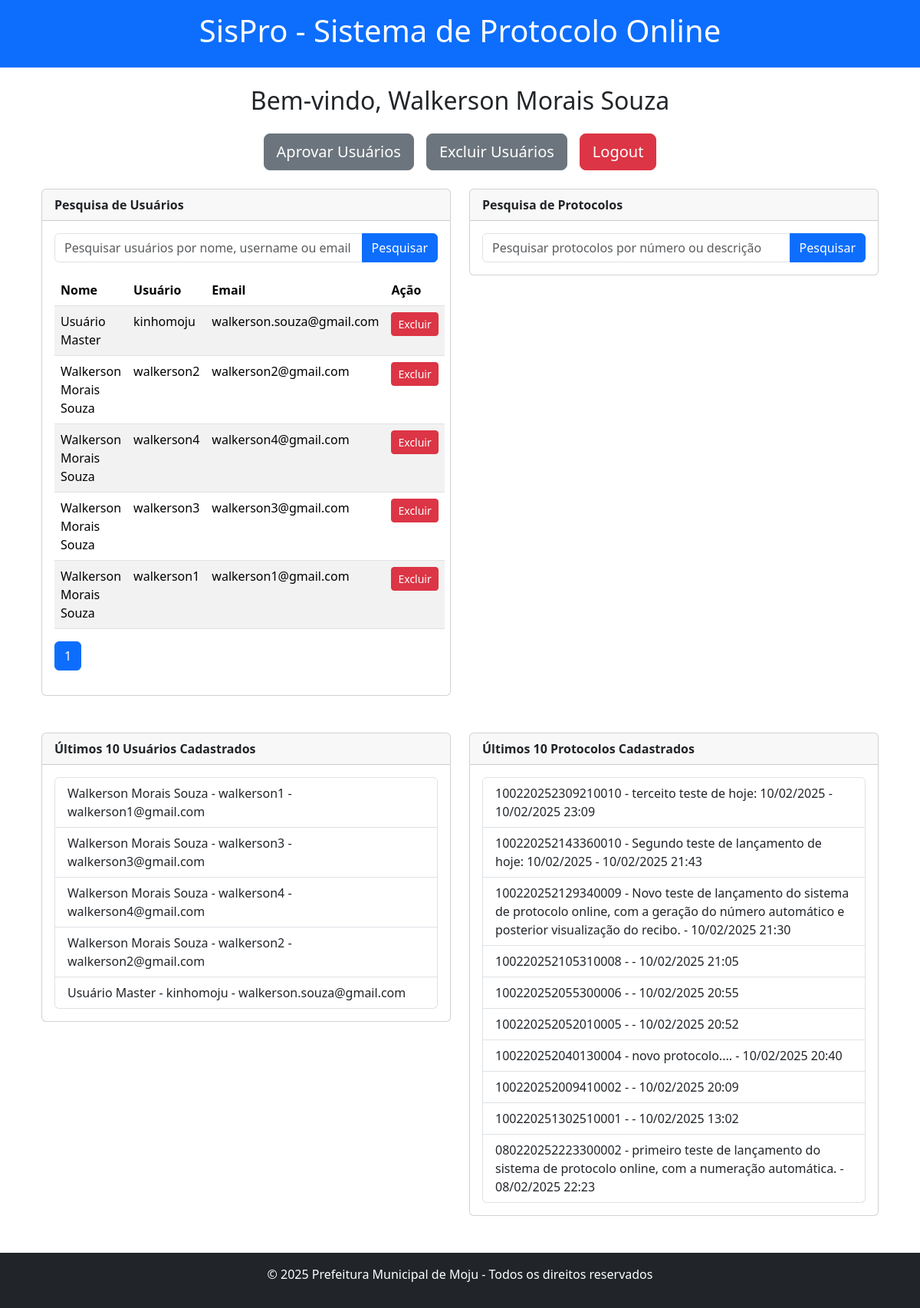
The page /usuarios/pesquisa_usuarios/ (signed in) on the database as committed earlier.
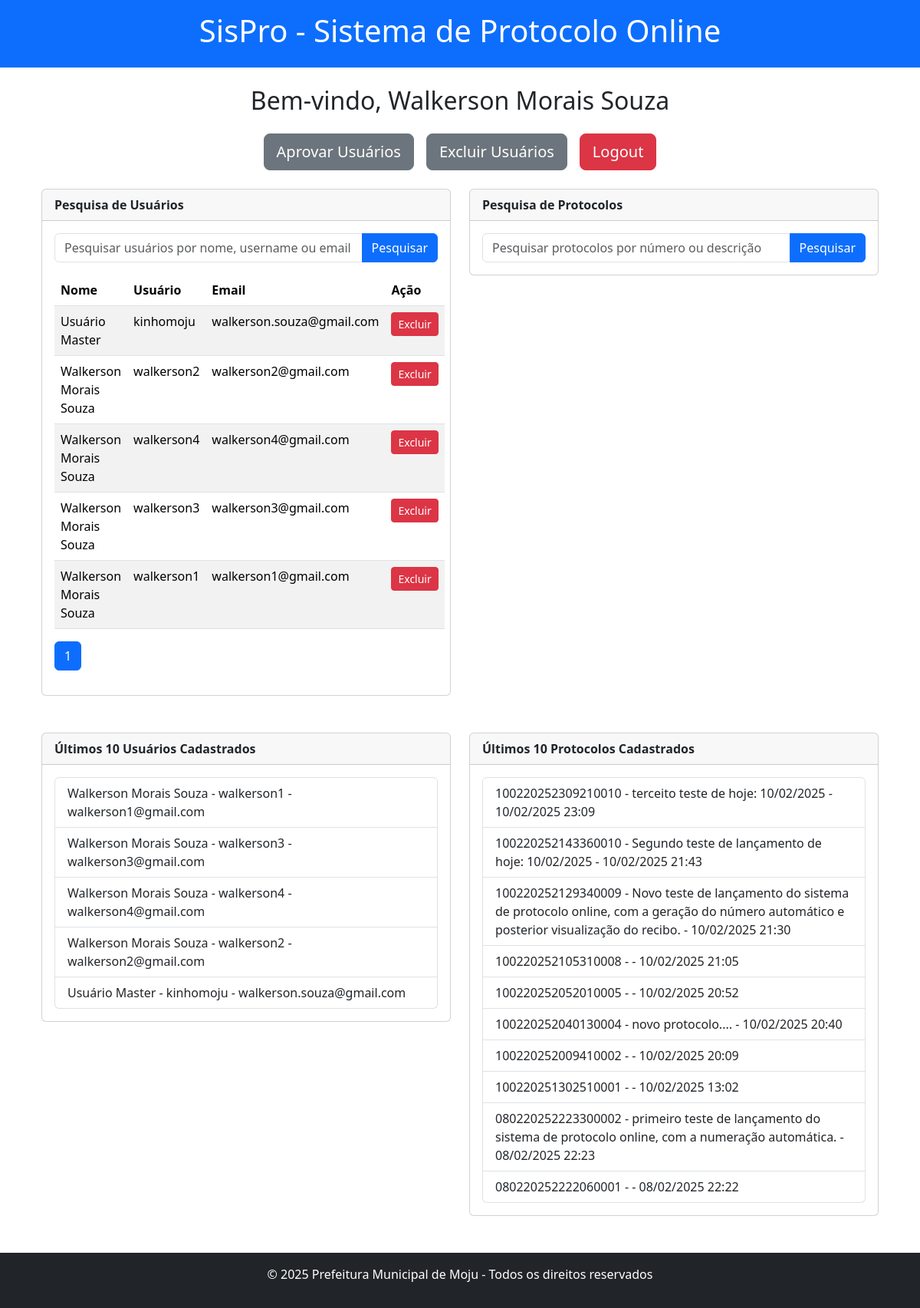
The same page on the database as committed later.
### usuarios/models.py (models this page shows, shortened)
class Usuario(AbstractUser):
    nome = models.CharField(max_length=100)  # Campo obrigatório
    tipo = models.CharField(
        max_length=2,
        choices=[('PJ', 'Pessoa Jurídica'), ('PF', 'Pessoa Física')],
        null=True,
        blank=True
    )
    is_master = models.BooleanField(default=False, verbose_name="É Master?")
    is_approved = models.BooleanField(default=False, verbose_name="Aprovado?")

### protocolos/models.py (models this page shows, shortened)
class Protocolo(models.Model):
    numero = models.CharField(max_length=30, unique=True, editable=False)
    descricao = models.TextField(blank=True)
    STATUS_CHOICES = [
        ('pago', 'Pago'),
        ('analise', 'Em Análise'),
        ('rejeitado', 'Rejeitado'),
        ('pendente', 'Pendente'),
    ]
    status = models.CharField(max_length=20, choices=STATUS_CHOICES, default='pendente')
    data_criacao = models.DateTimeField(auto_now_add=True)
    usuario = models.ForeignKey(
        settings.AUTH_USER_MODEL,
        on_delete=models.CASCADE,
        related_name='protocolos'
    )

### usuarios/views.py (the view)
# urls.py: path('pesquisa_usuarios/', views.pesquisa_usuarios, name='pesquisa_usuarios'),
@login_required
def pesquisa_usuarios(request):
    query = request.GET.get('q')
    if query:
        usuarios = Usuario.objects.filter(nome__icontains=query)  # Ajuste o filtro conforme necessário
    else:
        usuarios = Usuario.objects.all()
    paginator = Paginator(usuarios, 10)  # Mostra 10 usuários por página
    page_number = request.GET.get('page')
    page_obj = paginator.get_page(page_number)
    ultimos_usuarios = Usuario.objects.filter(is_approved=True).order_by('-id')[:10]
    ultimos_protocolos = Protocolo.objects.all().order_by('-data_criacao')[:10]
    return render(request, 'usuarios/dashboard_master.html', {
        'usuarios_pesquisa': page_obj,
        'ultimos_usuarios': ultimos_usuarios,
        'ultimos_protocolos': ultimos_protocolos,
    })

### usuarios/templates/usuarios/dashboard_master.html (shortened to what the changed rows need)
{% extends 'base_generic.html' %}
{% load static %}
{% block content %}
<div class="container mt-4">
    <div class="text-center mb-4">
        <h2>Bem-vindo, {{ user.nome }}</h2>
    </div>
    <div class="row">
        <div class="col-md-6">
            <div class="card mb-4">
                <div class="card-body">
                    {% if usuarios_pesquisa %}
                        <table class="table table-striped mt-3">
                            <thead>
                                <tr>
                                    <th>Nome</th>
                                    <th>Usuário</th>
                                    <th>Email</th>
                                    <th>Ação</th>
                                </tr>
                            </thead>
                            <tbody>
                                {% for usuario in usuarios_pesquisa %}
                                <tr>
                                    <td>{{ usuario.nome }}</td>
                                    <td>{{ usuario.username }}</td>
                                    <td>{{ usuario.email }}</td>
                                    <td>
                                        <form method="post" action="{% url 'usuarios:excluir_usuario' user_id=usuario.id %}" class="d-inline">
                                            <button type="submit" class="btn btn-danger btn-sm">Excluir</button>
                                        </form>
                                    </td>
                                </tr>
                                {% endfor %}
                            </tbody>
                        </table>
                    {% elif request.GET.q %}
                        <p class="mt-3 text-muted">Nenhum usuário encontrado para a pesquisa.</p>
                    {% endif %}
                </div>
            </div>
        </div>
    </div>
    <div class="row mt-4">
        <div class="col-md-6">
            <div class="card">
                <div class="card-body">
                    <ul class="list-group">
                        {% for usuario in ultimos_usuarios %}
                        <li class="list-group-item">
                            {{ usuario.nome }} - {{ usuario.username }} - {{ usuario.email }}
                        </li>
                        {% endfor %}
                    </ul>
                </div>
            </div>
        </div>
        <div class="col-md-6">
            <div class="card">
                <div class="card-body">
                    <ul class="list-group">
                        {% for protocolo in ultimos_protocolos %}
                        <li class="list-group-item">
                            {{ protocolo.numero }} - {{ protocolo.descricao }} - {{ protocolo.data_criacao|date:"d/m/Y H:i" }}
                        </li>
                        {% endfor %}
                    </ul>
                </div>
            </div>
        </div>
    </div>
</div>
{% endblock %}

Rows that differ between the two databases and show on the page:
removed Protocolo: numero "100220252055300006", data_criacao "10/02/2025 20:55"
now on this page (row unchanged): Protocolo: numero "080220252222060001", data_criacao "08/02/2025 22:22"
